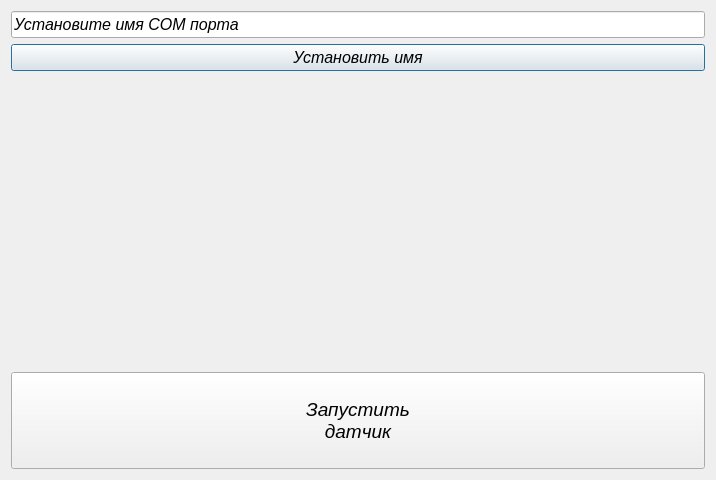
<?xml version="1.0" encoding="UTF-8"?>
<ui version="4.0">
 <class>InitWindow</class>
 <widget class="QDialog" name="InitWindow">
  <property name="geometry">
   <rect>
    <x>0</x>
    <y>0</y>
    <width>716</width>
    <height>480</height>
   </rect>
  </property>
  <property name="windowTitle">
   <string>Dialog</string>
  </property>
  <layout class="QVBoxLayout" name="verticalLayout">
   <item>
    <layout class="QGridLayout" name="gridLayout">
     <item row="1" column="0">
      <widget class="QLineEdit" name="GetNameSerialPort">
       <property name="font">
        <font>
         <pointsize>12</pointsize>
         <italic>true</italic>
        </font>
       </property>
       <property name="text">
        <string>Установите имя COM порта</string>
       </property>
      </widget>
     </item>
     <item row="2" column="0">
      <widget class="QPushButton" name="SetNameSerialPort">
       <property name="font">
        <font>
         <pointsize>12</pointsize>
         <italic>true</italic>
        </font>
       </property>
       <property name="text">
        <string>Установить имя</string>
       </property>
      </widget>
     </item>
    </layout>
   </item>
   <item>
    <layout class="QGridLayout" name="gridLayout_2">
     <item row="1" column="0">
      <widget class="QPushButton" name="StartSensorButton">
       <property name="font">
        <font>
         <pointsize>14</pointsize>
         <italic>true</italic>
        </font>
       </property>
       <property name="text">
        <string>
Запустить 
датчик
</string>
       </property>
      </widget>
     </item>
     <item row="0" column="0">
      <widget class="QLabel" name="StatusSensorLabel">
       <property name="font">
        <font>
         <pointsize>14</pointsize>
         <italic>true</italic>
        </font>
       </property>
       <property name="text">
        <string>&lt;html&gt;&lt;head/&gt;&lt;body&gt;&lt;p align=&quot;center&quot;&gt;&lt;br/&gt;&lt;/p&gt;&lt;p align=&quot;center&quot;&gt;&lt;br/&gt;&lt;/p&gt;&lt;p align=&quot;center&quot;&gt;&lt;br/&gt;&lt;/p&gt;&lt;/body&gt;&lt;/html&gt;</string>
       </property>
       <property name="alignment">
        <set>Qt::AlignCenter</set>
       </property>
      </widget>
     </item>
    </layout>
   </item>
  </layout>
 </widget>
 <resources/>
 <connections/>
</ui>
